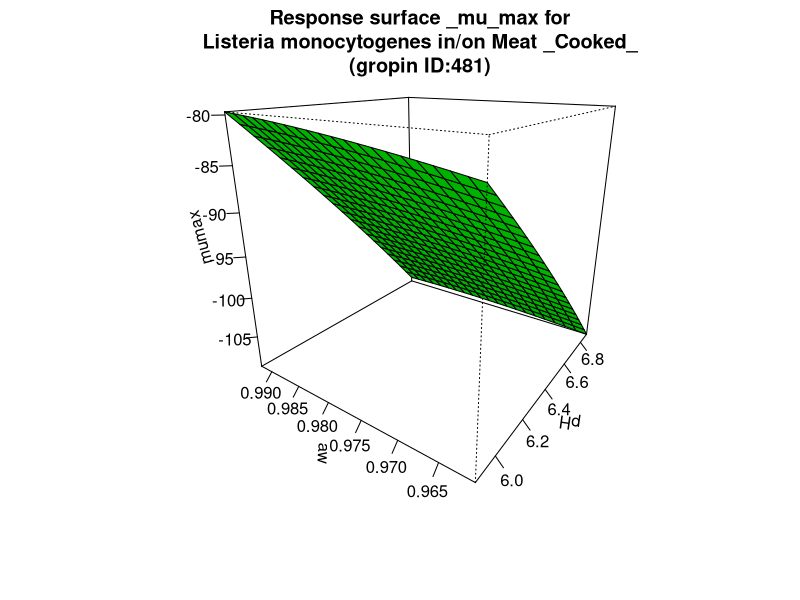

Write the R code that produced this figure.
#############################
# start of Parameter script
#############################
pH <- seq(5.87587,6.88311688311688,length.out=21)
aw <- seq(0.96096,0.992007992007992,length.out=21)
#############################
# end of Parameter script
#############################
############################# 
# start of Model script Gropin ID 481 
#############################
 
# constant coefficients for this model
 
variables <- data.frame(pH,aw)
argumentsPar <- unique.data.frame(expand.grid(variables))
 
# heart of the model
response_surface <- function(pH,aw) {
   mumax <-(-1892+81.006*pH+3270*aw+(-79.839)*pH*aw+(-2.3715)*(pH^2)+(-1382.3)*(aw^2))

	return(mumax=mumax)
} 

# output parameters
responseSurface <- cbind(argumentsPar,response_surface(argumentsPar['pH'],argumentsPar['aw']))
colnames(responseSurface) <- c(colnames(argumentsPar),'mumax')
#############################
# End of Model script
#############################
############################# 
# start of Visualisation script Gropin ID 481 
#############################
titleText <-'Response surface _mu_max for
Listeria monocytogenes in/on Meat _Cooked_
(gropin ID:481)'
persp(pH,aw,matrix(unlist(responseSurface$'mumax'),nrow=21),col = 'green',xlab='pH',ylab='aw',zlab='mumax',main=titleText,theta=305,phi=20,shade=0.25,ticktype = 'detailed')
#############################
# End of Visualisation script
#############################
